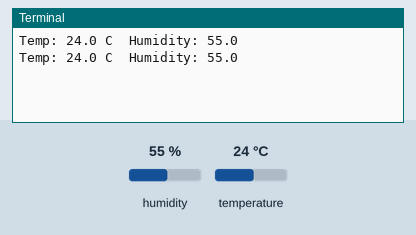
Simulated run of this program. Board: Raspberry Pi (BCM pin numbers). On the bench: the last lines printed to the terminal. The test bench sets the inputs (shaded band); at power-on: humidity 55 %, temperature 24 °C.

Above: at 1.2 s.
1.3 s: humidity set to 22 %
At 2.0 s:
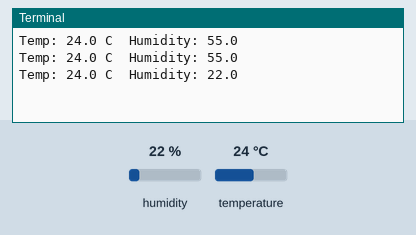
2.8 s: temperature set to 12 °C
At 3.6 s:
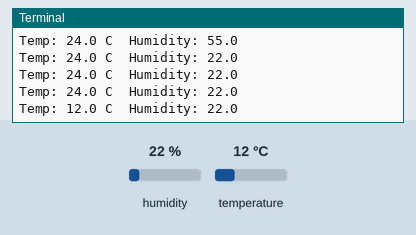
4.3 s: humidity set to 40 %
At 4.3 s:
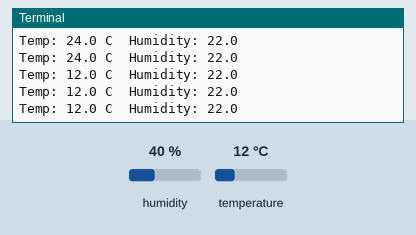
Timing chart, 0 to 7.3 s (numbered marks = the images above; inputs shaded):
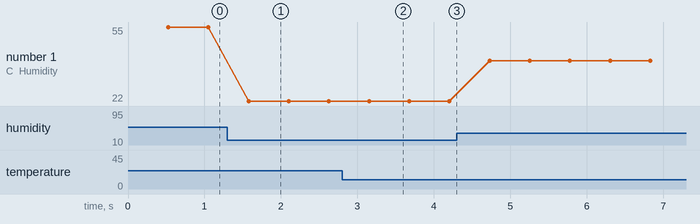

Measured:
- after the input at 1.3 s, the terminal: prints a new line after 0.28 s (image 1)
- after the input at 2.8 s, the terminal: prints a new line after 0.35 s (image 2)
- plotted number 1: 55 → 22 after the input at 1.3 s, 22 → 40 after the input at 4.3 s

The program:

dht11.py
```python
# help
# https://www.iotstarters.com/connecting-dht11-sensor-with-raspberry-pi-3-4-using-python/

import sys
import Adafruit_DHT
sensor=Adafruit_DHT.DHT11

pin=4 #gpio pin4 board pin7
try:
    while True:

        humidity, temperature = Adafruit_DHT.read_retry(sensor, pin)
        print('Temp: {0:0.1f} C  Humidity: {1:0.1f}'.format(temperature, humidity))
except KeyboardInterrupt as e:
    print("\nKey Board Interrupt ",e)
```
